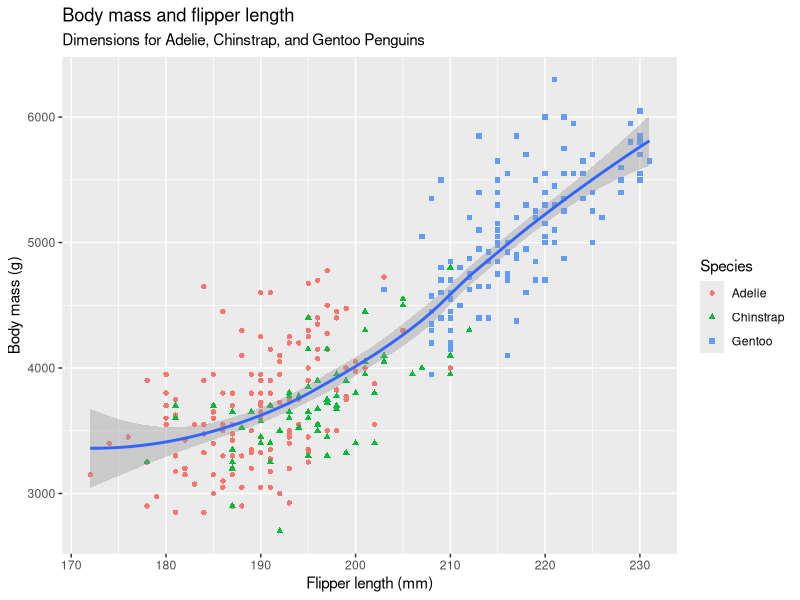
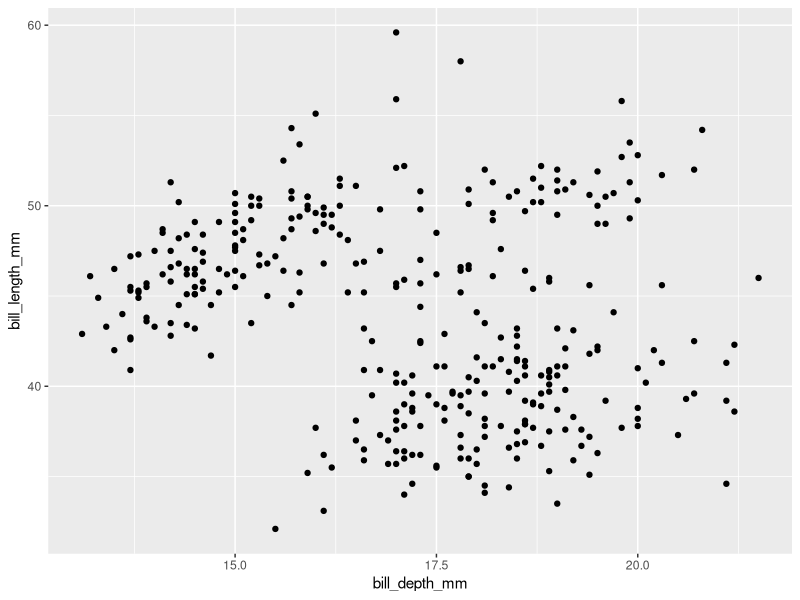
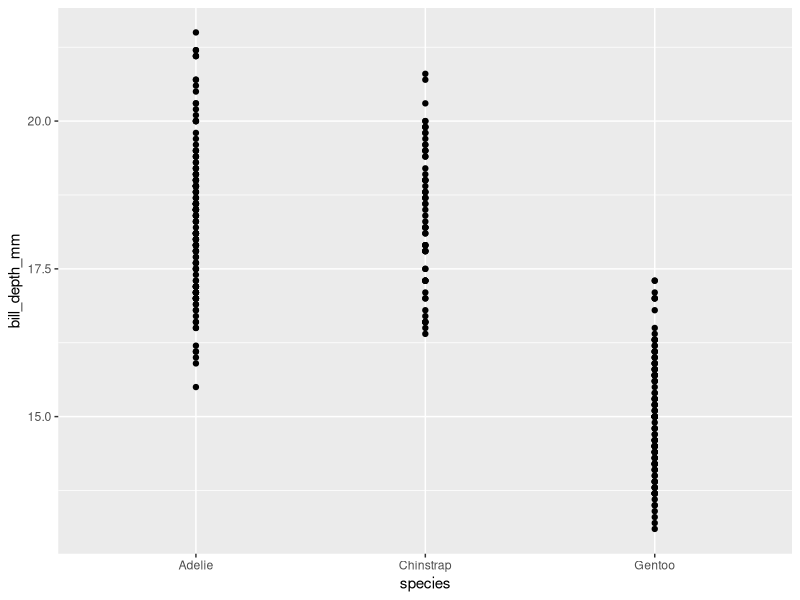
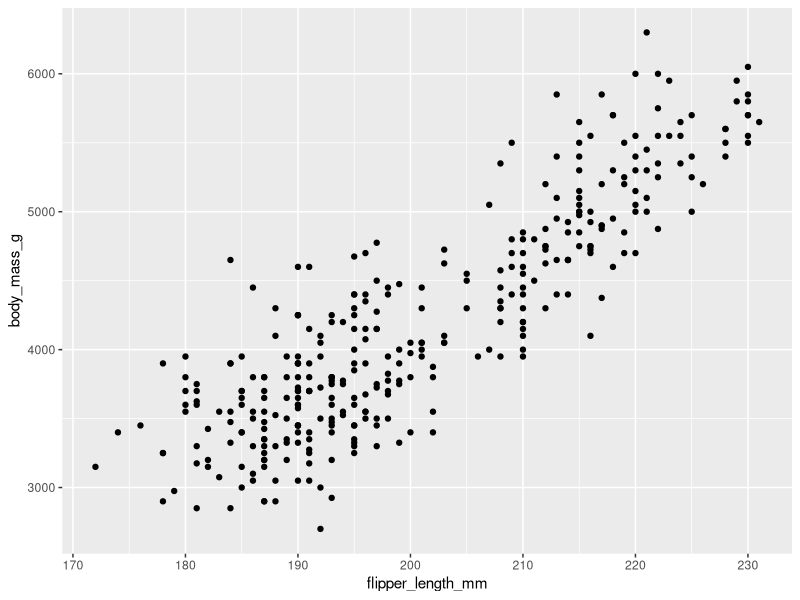
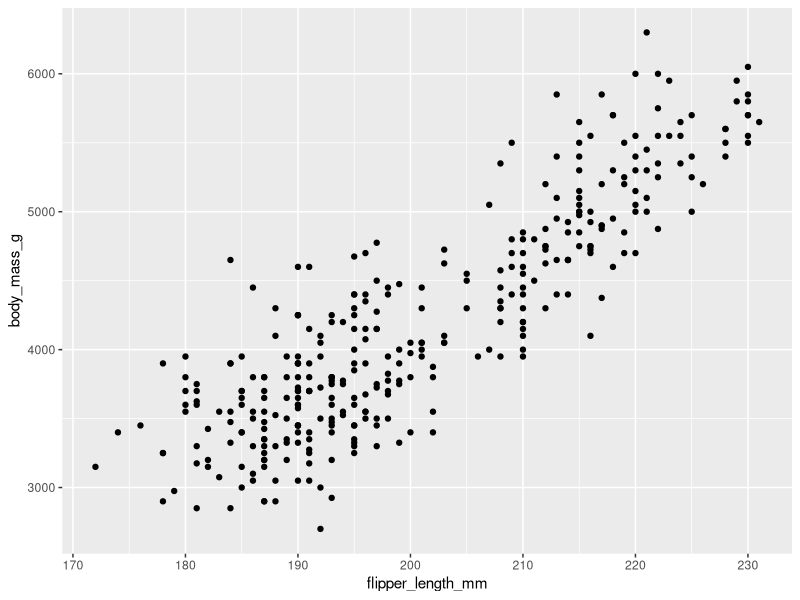
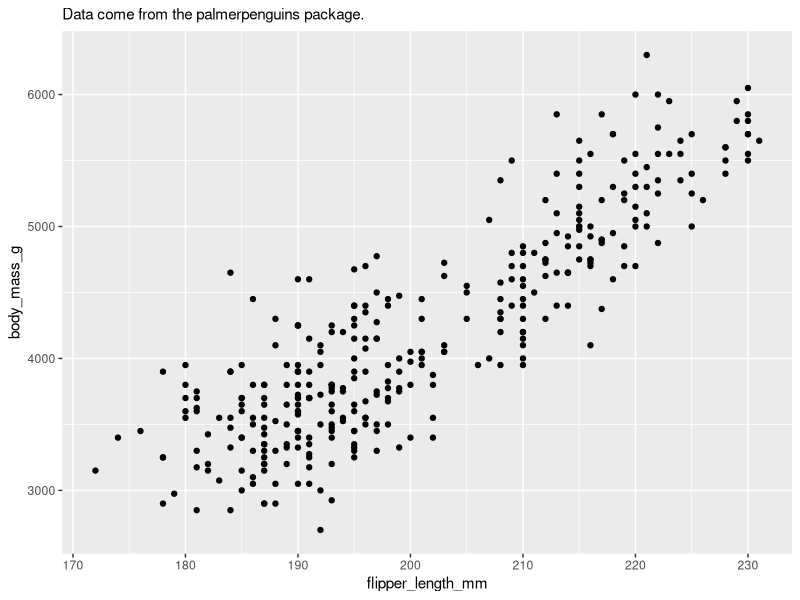
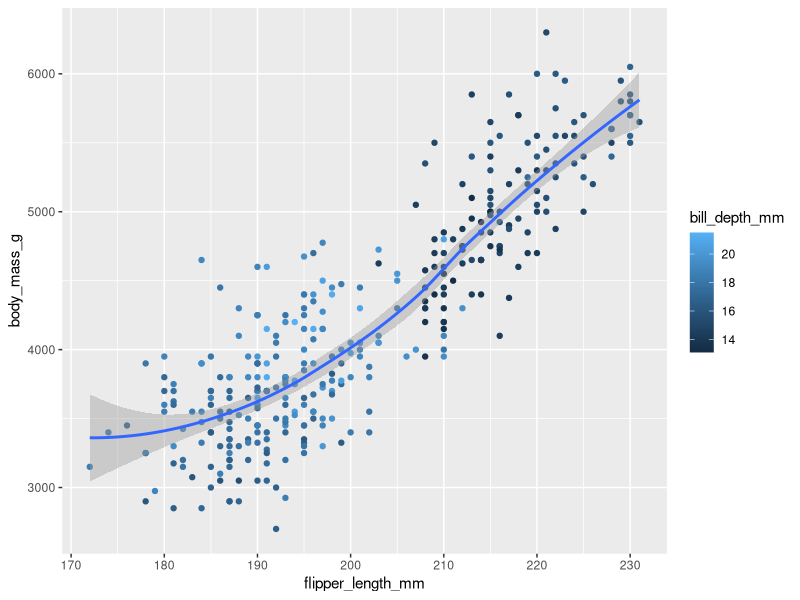
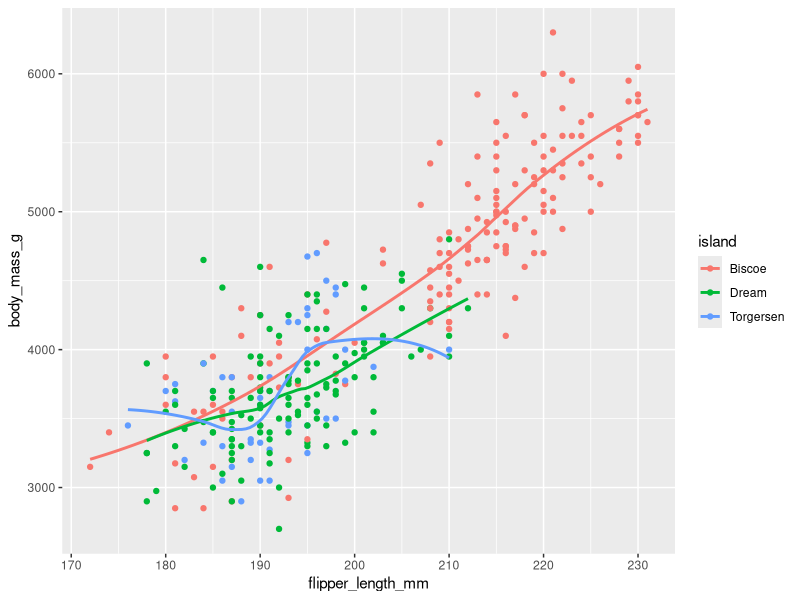

The R source for these figures, in order: (Note: this script raises an error after producing the figures.)
# Barb Ribeiro p4
library(tidyverse)
library(palmerpenguins)

ggplot(
  data = penguins,
  mapping = aes(x = flipper_length_mm, y = body_mass_g)
) +
  geom_point(aes(color = species, shape = species)) +
  geom_smooth() +
  labs(
    title = "Body mass and flipper length",
    subtitle = "Dimensions for Adelie, Chinstrap, and Gentoo Penguins",
    x = "Flipper length (mm)",
    y = "Body mass (g)",
    color = "Species",
    shape = "Species"
  )

# 2.2.5.1: 
data(penguins)
cat("There are", nrow(penguins), "rows")
cat("There are", ncol(penguins),"columns")

# 2.2.5.2: 
?penguins
print("bill_depth_mm = a number denoting bill depth (millimeters)")

# 2.2.5.3
ggplot(
  data = penguins,
  mapping = aes(x = bill_depth_mm, y = bill_length_mm)
) + 
  geom_point()
print("No correlation")

# 2.2.5.4
ggplot(
  data = penguins,
  mapping = aes(x = species, y = bill_depth_mm)
) + 
  geom_point()
print("Not useful because all the points stay on their species line as that is a discrete category and not continous")

# 2.2.5.5
print("It needs a mapping argument")
ggplot(data = penguins, mapping = aes(x = flipper_length_mm, y = body_mass_g)) + 
  geom_point()

# 2.2.5.6
print("It tells the func wether or not to ignore NA values in its execution. Default is FALSE")
ggplot(data = penguins, mapping = aes(x = flipper_length_mm, y = body_mass_g)) + 
  geom_point(na.rm = TRUE)

# 2.2.5.7
ggplot(data = penguins, mapping = aes(x = flipper_length_mm, y = body_mass_g)) + 
  geom_point() + 
  labs(
    subtitle = "Data come from the palmerpenguins package."
  )

# 2.2.5.8
ggplot(
  data = penguins,
  mapping = aes(x = flipper_length_mm, y = body_mass_g)
) +
  geom_point(aes(color = bill_depth_mm)) +
  geom_smooth()

# 2.2.5.9
print("Removes confidence bands (se=standard error?)")
ggplot(
  data = penguins,
  mapping = aes(x = flipper_length_mm, y = body_mass_g, color = island)
) +
  geom_point() +
  geom_smooth(se = FALSE)

# 2.2.5.10
print("No because they're both passing in the same args to geoms, just in different places")
ggplot(
  data = penguins,
  mapping = aes(x = flipper_length_mm, y = body_mass_g)
) +
  geom_point() +
  geom_smooth()

ggplot() +
  geom_point(
    data = penguins,
    mapping = aes(x = flipper_length_mm, y = body_mass_g)
  ) +
  geom_smooth(
    data = penguins,
    mapping = aes(x = flipper_length_mm, y = body_mass_g)
  )

# ---------------- Section 2.4 ------------------- 

# 1
ggplot(penguins, aes(y = fct_infreq(species))) +
  geom_bar()
print("Rotated 90 degrees, count is on x axis")

# 2
print("fill is more useful because it changes the bar's whole color, not just its border")
ggplot(penguins, aes(x = species)) +
  geom_bar(color = "red")

ggplot(penguins, aes(x = species)) +
  geom_bar(fill = "red")

# 3
print("Bins changes the width of the intervals on the x axis")

# 4
min(diamonds$carat)
max(diamonds$carat)
ggplot(diamonds, aes(x = carat)) +
  geom_histogram(binwidth = 0.1)
ggplot(diamonds, aes(x = carat)) +
  geom_histogram(binwidth = 0.01)
ggplot(diamonds, aes(x = carat)) +
  geom_histogram(binwidth = 0.5)
print("I think 0.1 is the best because it's not too thin like 0.01 or too wide like 0.5 which only has 7 visible bars")
print("It demonstrates that the most popular carats are the whole numbers and the halves")

# ------------------ Section 2.5 ---------------

# 1
?mpg
print("Categorical: manufacturer, model, year, cyl, trans, drv, fl, class")
print("Cont: displ, cty, hwy")

# 2
ggplot(mpg, aes(x = hwy, y = displ)) +
  geom_point()

ggplot(mpg, aes(x = hwy, y = displ)) +
  geom_point(aes(color = cty))

ggplot(mpg, aes(x = hwy, y = displ)) +
  geom_point(aes(size = cty))

ggplot(mpg, aes(x = hwy, y = displ)) +
  geom_point(aes(color = cty, size = cty))

ggplot(mpg, aes(x = hwy, y = displ)) +
  geom_point(aes(shape = cty)) #doesn't work, needs categorical var

print("It's more of a gradient of each type for numerical and it makes the graphs really hard to read.")

# 3
ggplot(mpg, aes(x = hwy, y = displ)) +
  geom_point(aes(linewidth = cty))

print("Doesn't look like anything changes because it's a scatterplot")

# 4
print("Both of the aesthitics vary, like color and size will increase or decrease together")

# 5
ggplot(penguins, aes(x = bill_depth_mm, y = bill_length_mm)) +
  geom_point(aes(color = species))

print("Adelie have shorter but deeper bills, Gentoo have longer but shallower bills, and Chinstrap have long and deep bills")

# 6 
print("Because in labs() it's only labeling color, but it needs to label both")
ggplot(
  data = penguins,
  mapping = aes(
    x = bill_length_mm, y = bill_depth_mm, 
    color = species, shape = species
  )
) +
  geom_point() +
  labs(color = "Species", shape = "Species")

# ---------------- Section 2.6 -----------------

# 1
print("The scatterplot, because it is the most recent one")

# 2
print("mpg-plot.pdf")







